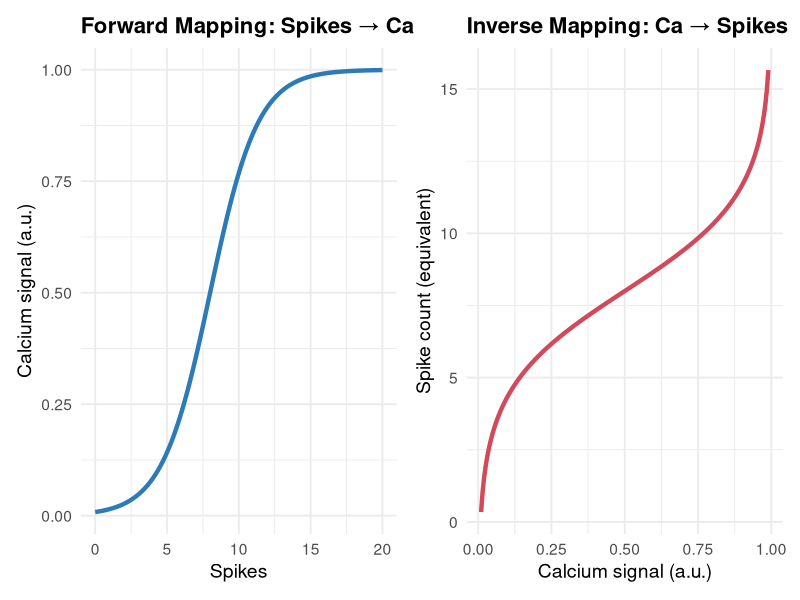

The R script that drew this image:
library(ggplot2)
library(patchwork)

# --- Sigmoid forward function (spikes → Ca) ---
sigmoid <- function(x, A=1, k=0.6, x0=8) {
  A / (1 + exp(-k * (x - x0)))
}

# --- Inverse sigmoid (Ca → spikes) ---
inverse_sigmoid <- function(ca, A=1, k=0.6, x0=8) {
  x0 - (1/k) * log((A/ca) - 1)
}

# --- Data for forward curve ---
spike_vals <- seq(0, 20, length.out = 200)
ca_vals <- sigmoid(spike_vals)

df_forward <- data.frame(
  spikes = spike_vals,
  ca = ca_vals
)

# --- Data for inverse curve ---
ca_vals2 <- seq(0.01, 0.99, length.out = 200)
spike_est <- inverse_sigmoid(ca_vals2)

df_inverse <- data.frame(
  ca = ca_vals2,
  spikes = spike_est
)

# --- Panel 1: Forward mapping ---
p1 <- ggplot(df_forward, aes(x = spikes, y = ca)) +
  geom_line(size = 1.5, color = "#2C7BB6") +
  labs(
    x = "Spikes",
    y = "Calcium signal (a.u.)",
    title = "Forward Mapping: Spikes → Ca"
  ) +
  theme_minimal(base_size = 14) +
  theme(plot.title = element_text(face = "bold", size = 16))

# --- Panel 2: Inverse mapping ---
p2 <- ggplot(df_inverse, aes(x = ca, y = spikes)) +
  geom_line(size = 1.5, color = "#D1495B") +
  labs(
    x = "Calcium signal (a.u.)",
    y = "Spike count (equivalent)",
    title = "Inverse Mapping: Ca → Spikes"
  ) +
  theme_minimal(base_size = 14) +
  theme(plot.title = element_text(face = "bold", size = 16))

# --- Combine side by side ---
p1 + p2
